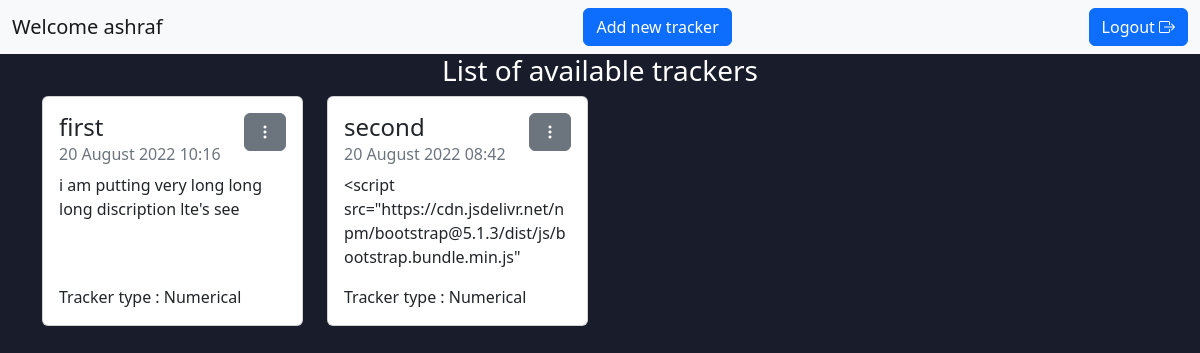
/dashboard/2, run on the app's committed database.
### model.py (models this page shows)
class User(db.Model):
    user_id = db.Column(db.Integer, primary_key=True)
    user_name = db.Column(db.String, unique=True, nullable=False)
    password = db.Column(db.String,  nullable=False)
    trackers = db.relationship('Tracker_info', backref='user', lazy=True)

class Tracker_info(db.Model):
    tracker_id = db.Column(db.Integer, primary_key=True)
    name = db.Column(db.String, unique=True, nullable=False)
    timestamp = db.Column(db.DateTime, nullable=False, default=datetime.now())
    description = db.Column(db.String, nullable=False)
    tracker_type = db.Column(db.String, nullable=False)
    user_id = db.Column(db.Integer, db.ForeignKey(
        'user.user_id'), nullable=False)
    options = db.Column(db.String, nullable=True, default=None)
    numerical_log = db.relationship(
        'Numerical_log', backref='tracker_info', lazy=True)
    mcq_log = db.relationship(
        'Mcq_log', backref='tracker_info', lazy=True)

### app.py (the view)
@app.route("/dashboard/<int:uid>", methods=["GET", "POST"])
def dashboard(uid):
    if request.method == "GET":
        user = User.query.filter(User.user_id == uid).one()
        print(user.trackers)
        return render_template("dashboard.html", user=user, trackers=user.trackers)

### templates/dashboard.html (shortened to what this page needs)
<!DOCTYPE html>
<html lang="en">
<head>
  <link <link href="https://cdn.jsdelivr.net/npm/bootstrap@5.2.0/dist/css/bootstrap.min.css" rel="stylesheet"
 />
  <link rel="stylesheet" href="https://cdn.jsdelivr.net/npm/bootstrap-icons@1.9.1/font/bootstrap-icons.css" />
  <link rel="stylesheet" type="text/css" href="{{ url_for('static', filename='style.css') }}" />
</head>
<body class="bg-dash">
  <nav class="navbar bg-light">
    <div class="container-fluid">
      <span class="navbar-brand mb-0 h1">Welcome {{ user["user_name"] }}</span>
      <button type="button" class="btn btn-primary ms-5" data-bs-toggle="modal" data-bs-target="#staticBackdrop">
        Add new tracker
      </button>
      <a class="btn btn-primary" href="/">Logout <i class="bi bi-box-arrow-right"></i></a>
    </div>
  </nav>
  <h3 style="text-align: center">List of available trackers</h3>
  <div class="container">
    <div class="row">
      {% for tracker in trackers %}
      <div class="col-sm-3">
        <div class="card text-dark h-100">
          <div class="card-body">
            <div class="dropdown float-end">
              <button class="btn btn-secondary" type="button" data-bs-toggle="dropdown" aria-expanded="false">
                <i class="bi bi-three-dots-vertical"></i>
              </button>
            </div>
            <h4 class="card-title">{{tracker["name"]}}</h4>
            <h6 class="card-subtitle mb-2 text-muted">
              {{tracker["timestamp"].strftime("%d %B %Y %H:%M")}}
            </h6>
            <p class="card-text overflow-scroll" style="height: 6rem">
              {{tracker["description"]}}
            </p>
            <p class="card-text">Tracker type : {{tracker["tracker_type"]}}</p>
          </div>
        </div>
      </div>
      {% endfor %}
    </div>
  </div>
</body>
</html>

### static/style.css (style rules this page uses)
body { background: #191d2b; color: #ffffff; }
.bg-dash { background: #191d2b; }

### data on the page
User: user_name "ashraf"
Tracker_info: name "first", timestamp "20 August 2022 10:16", description "i am putting very long long long discription lte's see", tracker_type "Numerical"
Tracker_info: name "second", timestamp "20 August 2022 08:42", description "<script src=\"https://cdn.jsdelivr.net/npm/bootstrap@5.1.3/dist/js/bootstrap.bundle.min.js\"…", tracker_type "Numerical"
